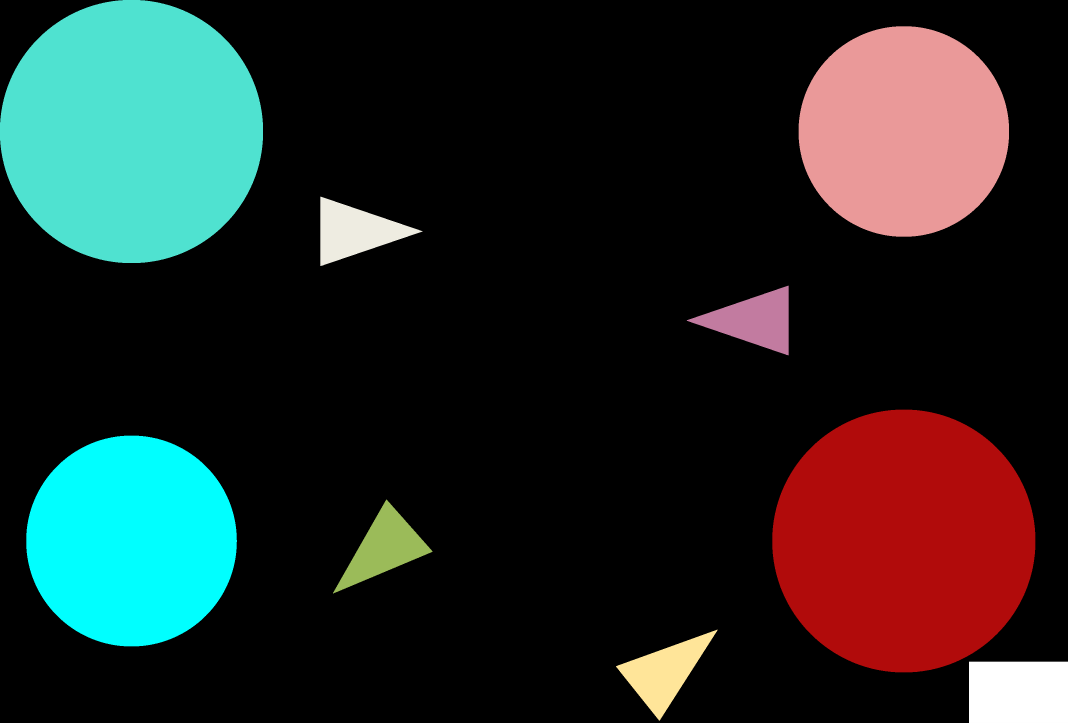
#> input picture circulo.png, 3203 x 2167 px (shown at 1/3 size)
$ jupyter execute 'Nac 01.ipynb'   (shell and % lines are left out)
#> lines starting #> are read from the running program, lines starting #| are printed output that depends on the picture; after the words box and inside, x2 and y2 are one past the last pixel; in counts of white or black regions, pixels touching at a corner belong together
[cell 1]
import cv2
from matplotlib import pyplot as plt
import numpy as np
import math

# Exercício 1

[cell 2]
img = cv2.imread('circulo.png')
#> img is the input picture: shape (2167, 3203, 3); mean B, G, R 38.8, 40.8, 34.6

img_rgb = cv2.cvtColor(img, cv2.COLOR_BGR2RGB)
img_hsv = cv2.cvtColor(img, cv2.COLOR_BGR2HSV)
#> img_hsv: shape (2167, 3203, 3); mean H, S, V 11.3, 45.7, 56.6


#imagem com os dois circulos
image_lower_hsv = np.array([0, 150, 170])
image_upper_hsv = np.array([90, 255, 230])

mask_hsv = cv2.inRange(img_hsv, image_lower_hsv, image_upper_hsv)
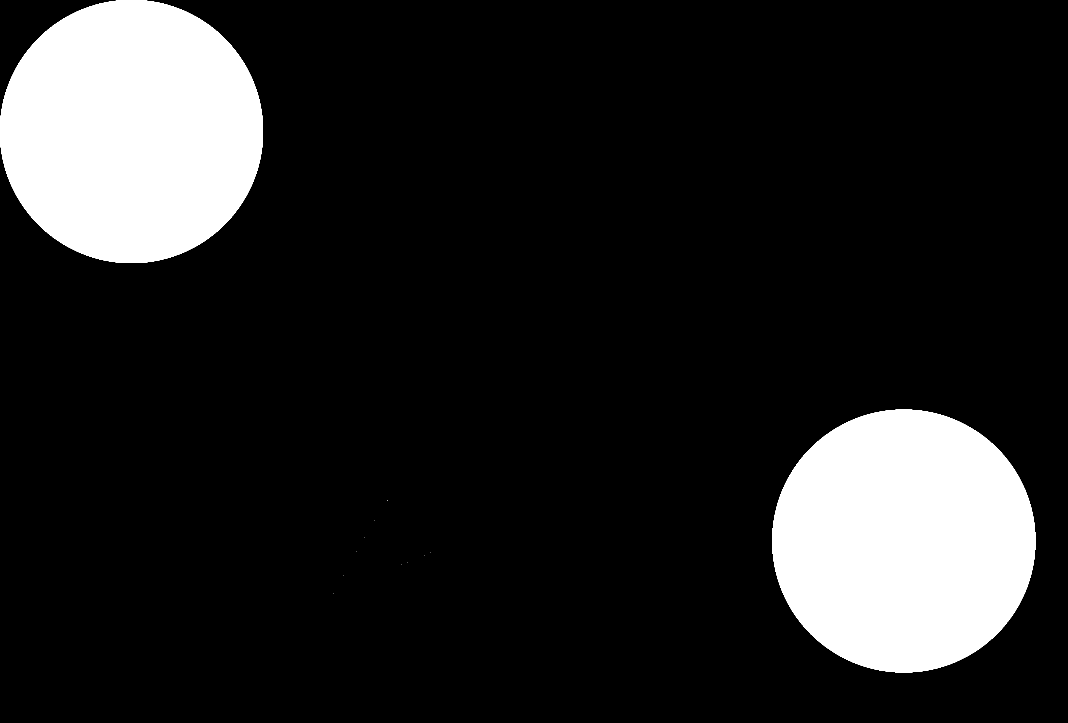
#> mask_hsv: shape (2167, 3203) (shown at 1/3 size); 14.1% white; 12 white regions (10 under 20 px), largest, box (x1, y1, x2, y2) and area: (0, 0, 789, 789) 490317, (2317, 1229, 3106, 2017) 489627


#imagem com o cisculo de cima
image_lower_hsv1 = np.array([85, 67, 89])
image_upper_hsv1 = np.array([90, 200, 255])

mask_hsv1 = cv2.inRange(img_hsv, image_lower_hsv1, image_upper_hsv1)
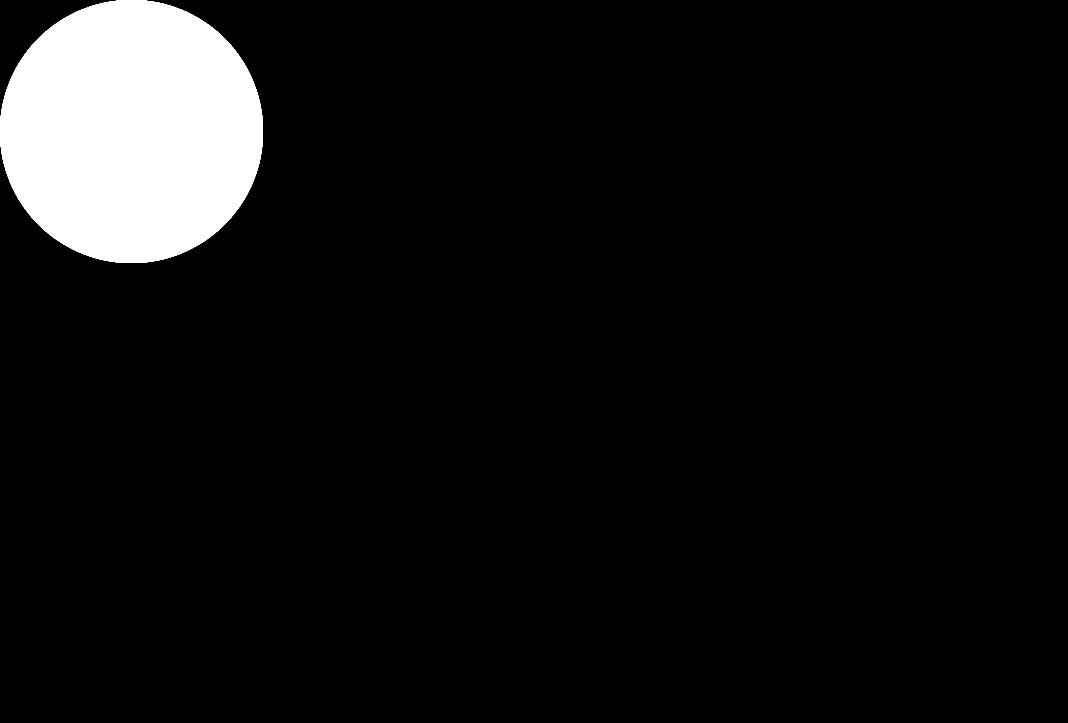
#> mask_hsv1: shape (2167, 3203) (shown at 1/3 size); 7.1% white; 1 white region, box (x1, y1, x2, y2) and area: (0, 0, 789, 789) 490359

#imagem com o circulo de baixo
image_lower_hsv2 = np.array([0, 239, 177])
image_upper_hsv2 = np.array([0, 239, 177])

mask_hsv2 = cv2.inRange(img_hsv, image_lower_hsv2, image_upper_hsv2)
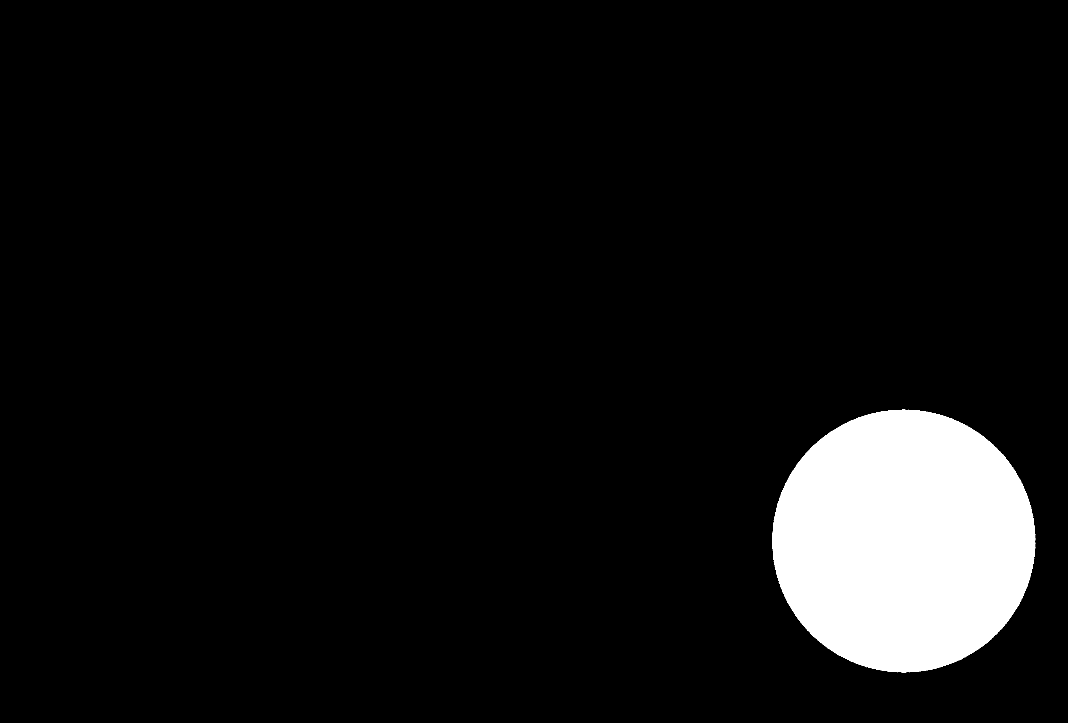
#> mask_hsv2: shape (2167, 3203) (shown at 1/3 size); 7% white; 1 white region, box (x1, y1, x2, y2) and area: (2317, 1229, 3106, 2017) 487153

#contornos recebe a imagem refinada
mask_rgb = cv2.cvtColor(mask_hsv, cv2.COLOR_GRAY2RGB)
#> mask_rgb: shape (2167, 3203, 3); 14.1% white; 12 white regions (10 under 20 px)
contornos_img = mask_rgb.copy()

#cria os contornos na imgame com os dois juntos, baseado nas imagems separadas
contornos1, _ = cv2.findContours(mask_hsv1, cv2.RETR_TREE, cv2.CHAIN_APPROX_SIMPLE)
#> contornos1 = 1 contour; box (x1, y1, x2, y2) and area: (0, 0, 789, 789) 489241

cv2.drawContours(contornos_img, contornos1, -1, [255, 0, 0], 5);


contornos2, _ = cv2.findContours(mask_hsv2, cv2.RETR_TREE, cv2.CHAIN_APPROX_SIMPLE)
#> contornos2 = 10 contours, 9 with area under 20; largest, box (x1, y1, x2, y2) and area: (2317, 1229, 3106, 2017) 485945

cv2.drawContours(contornos_img, contornos2, -1, [255, 0, 0], 5);

#fazendo os pontos
#circulo 1
cnt1 = contornos1[0]
#> cnt1 = contour of 1118 points, box (x1, y1, x2, y2) (0, 0, 789, 789), area 489241

M1 = cv2.moments(cnt1)
#> M1 = moments, m00 489241, centre m10/m00, m01/m00 = (394, 394)
cx1 = int(M1['m10']/M1['m00'])
#> cx1 = 394
cy1 = int(M1['m01']/M1['m00'])
#> cy1 = 394

area1= cv2.contourArea(cnt1)
#> area1 = 489241
font = cv2.FONT_HERSHEY_SIMPLEX
text = "Area:",area1
#> text = ('Area:', 489241)
origem = (1600,2000)

cv2.putText(contornos_img, str(text), origem, font,3,(200,50,0),5,cv2.LINE_AA)

#circulo 2
cnt2 = contornos2[0]
#> cnt2 = contour of 1640 points, box (x1, y1, x2, y2) (2317, 1229, 3106, 2017), area 485945

M2 = cv2.moments(cnt2)
#> M2 = moments, m00 485945, centre m10/m00, m01/m00 = (2711, 1622.5)
cx2 = int(M2['m10']/M2['m00'])
#> cx2 = 2711
cy2 = int(M2['m01']/M2['m00'])
#> cy2 = 1622

area2= cv2.contourArea(cnt2)
#> area2 = 485945
font = cv2.FONT_HERSHEY_SIMPLEX
text = "Area:",area2
#> text = ('Area:', 485945)
origem = (750,200)

cv2.putText(contornos_img, str(text), origem, font,3,(200,50,0),5,cv2.LINE_AA)


## para desenhar a cruz vamos passar a cor e o tamanho em pixel
size = 50
color = (128,128,0)


cv2.line(contornos_img,(cx1 - size,cy1),(cx1 + size,cy1),color,5)
cv2.line(contornos_img,(cx1,cy1 - size),(cx1, cy1 + size),color,5)

cv2.line(contornos_img,(cx2 - size,cy2),(cx2 + size,cy2),color,5)
cv2.line(contornos_img,(cx2,cy2 - size),(cx2, cy2 + size),color,5)


plt.figure(figsize=(8,6))
plt.imshow(contornos_img);

# Exercício 2

[cell 3]
#linha entre os pontos
cv2.line(contornos_img,(cx1,cy1),(cx2, cy2),color,5)
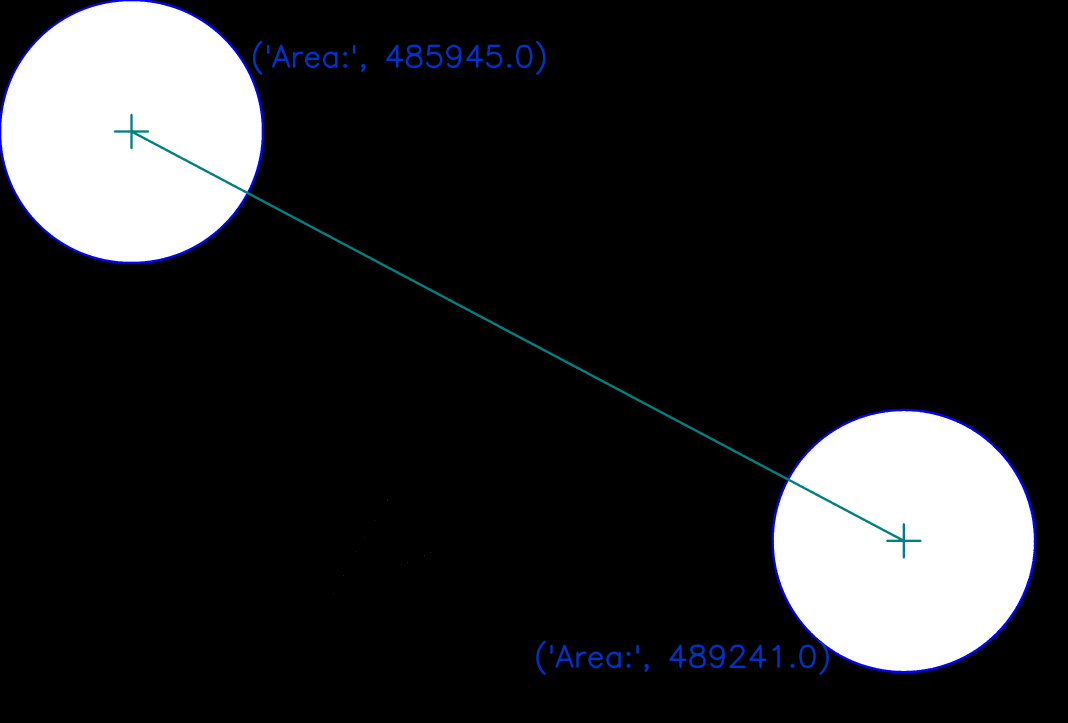
#> contornos_img: shape (2167, 3203, 3) (shown at 1/3 size); mean B, G, R 37.4, 35.5, 34.9

plt.figure(figsize=(8,6))
plt.imshow(contornos_img);


#angulo de inclinação
m1 = (cy1 - cy2)/(cx1 - cx2)
#> m1 = 0.53
m2 = (cy2 - cy2)/(cx1 - cx2)
#> m2 = 0
angulo = math.atan((m2-m1)/(1-(m2*m1)))
#> angulo = -0.487
angulo_graus = round(math.degrees(angulo))
#> angulo_graus = -28
angulo_graus = angulo_graus * -1
#> angulo_graus = 28
print("Ângulo entre da reta:",angulo_graus)
#| Ângulo entre da reta: 28
